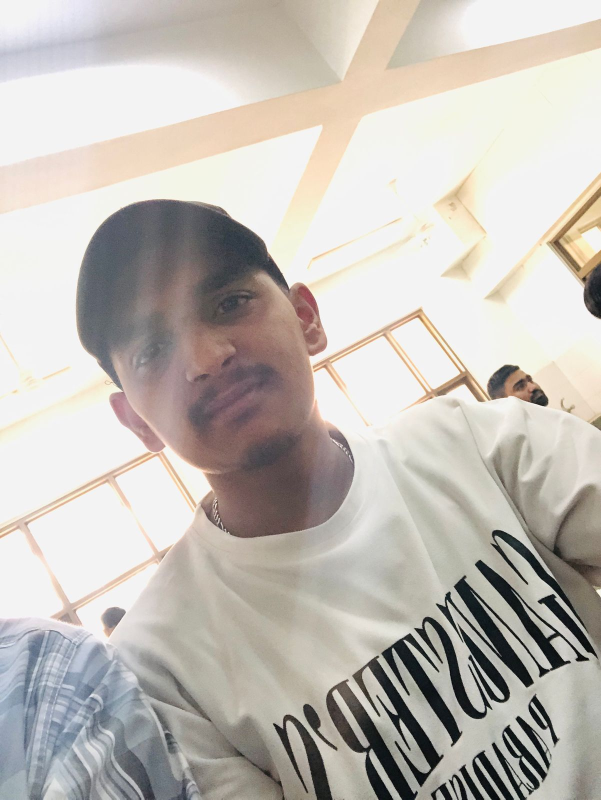
#> input picture dataset/nitin/WhatsApp Image 2025-04-30 at 11.30.05 AM (1).jpeg, 1202 x 1599 px (shown at 1/2 size); its folder holds 3 pictures in this run
$ python train_model.py
#> lines starting #> are read from the running program, lines starting #| are printed output that depends on the picture
import os
import cv2
import numpy as np

# Path to dataset
dataset_path = os.path.join(os.path.dirname(__file__), "../dataset")
dataset_path = os.path.abspath(dataset_path)

print("[DEBUG] Looking for dataset folder at:", dataset_path)

# Load face detector
face_classifier = cv2.CascadeClassifier(cv2.data.haarcascades + "haarcascade_frontalface_default.xml")

# Lists to hold training data
faces = []
labels = []
label_id = 0

# Loop through each person in dataset
for person in os.listdir(dataset_path):
    person_path = os.path.join(dataset_path, person)

    if not os.path.isdir(person_path):
        continue

    for image_name in os.listdir(person_path):
        image_path = os.path.join(person_path, image_name)
        image = cv2.imread(image_path)
#> image is the input picture: shape (1599, 1202, 3); mean B, G, R 182.4, 188.8, 193.9

        if image is None:
            print(f"[WARN] Could not read {image_path}, skipping.")
            continue

        gray = cv2.cvtColor(image, cv2.COLOR_BGR2GRAY)
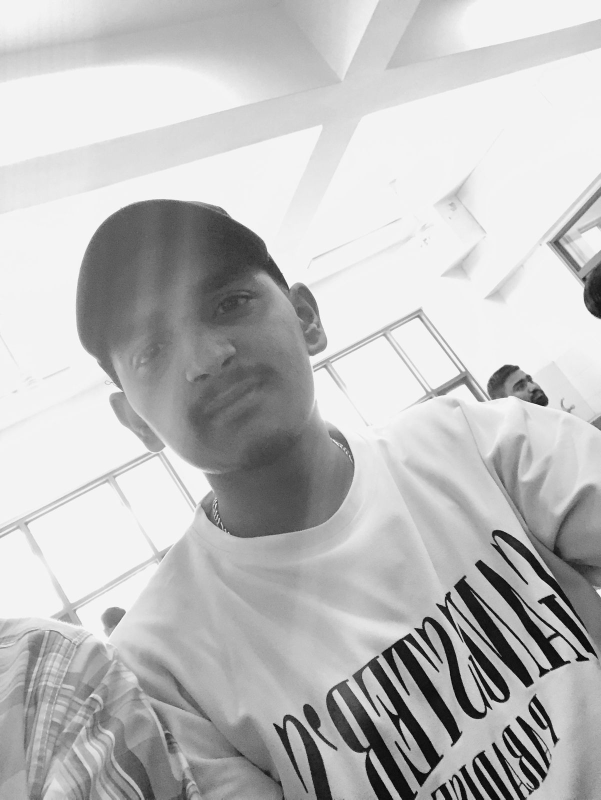
#> gray: shape (1599, 1202) (shown at 1/2 size); min 0, max 255, mean 189.6
        faces_rect = face_classifier.detectMultiScale(gray, 1.3, 5)
#> faces_rect = ()

        for (x, y, w, h) in faces_rect:
            face = gray[y:y + h, x:x + w]
            face = cv2.resize(face, (200, 200))  # normalize size
            faces.append(face)
            labels.append(label_id)
#> this loop made 0 passes
#> after the loop, faces = []; labels = []

    print(f"[INFO] Processed images for: {person}")
    label_id += 1
#> label_id = 1

# Convert to NumPy arrays
faces = np.array(faces)
labels = np.array(labels)

# Train the recognizer
print("[INFO] Training model...")
model = cv2.face.LBPHFaceRecognizer_create()
model.train(faces, labels)

# Save the trained model
model_dir = os.path.join(os.path.dirname(__file__), "../models")
os.makedirs(model_dir, exist_ok=True)
model.save(os.path.join(model_dir, "trained_model.yml"))

print("[✔] Training complete and model saved!")

$ run again, on dataset/nitin/WhatsApp Image 2025-04-30 at 11.30.05 AM.jpeg
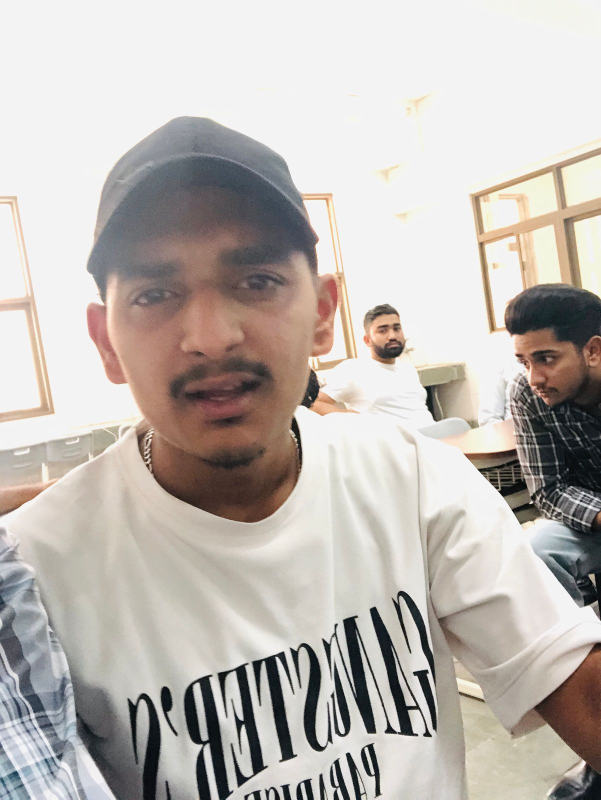
#> input picture dataset/nitin/WhatsApp Image 2025-04-30 at 11.30.05 AM.jpeg, 1202 x 1599 px (shown at 1/2 size)
#> image is the input picture: shape (1599, 1202, 3); mean B, G, R 179.1, 184.3, 190.5
#> `gray = cv2.cvtColor(image, cv2.COLOR_BGR2GRAY)`:
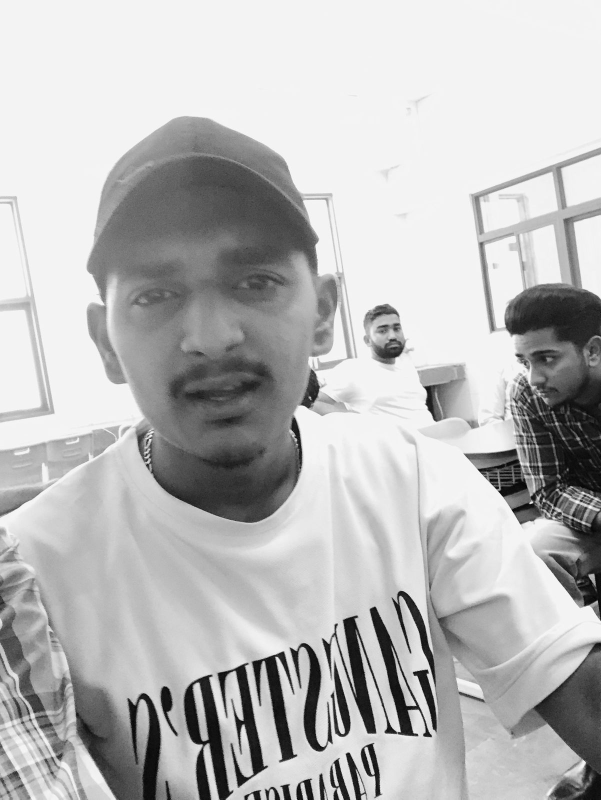
#> gray: shape (1599, 1202) (shown at 1/2 size); min 0, max 255, mean 185.6
#> faces_rect = [[736, 625, 89, 89]]
#> the loop `for (x, y, w, h) in faces_rect:` made 1 pass
#> pass 1, `face = gray[y:y + h, x:x + w]`:
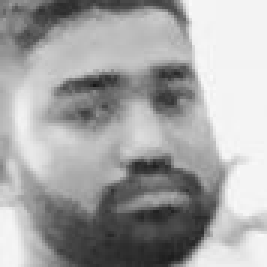
#> face: shape (89, 89) (shown 3 times larger); min 23, max 250, mean 164.6
#> after the loop `for (x, y, w, h) in faces_rect:`: faces = 1 item; labels = [0]
